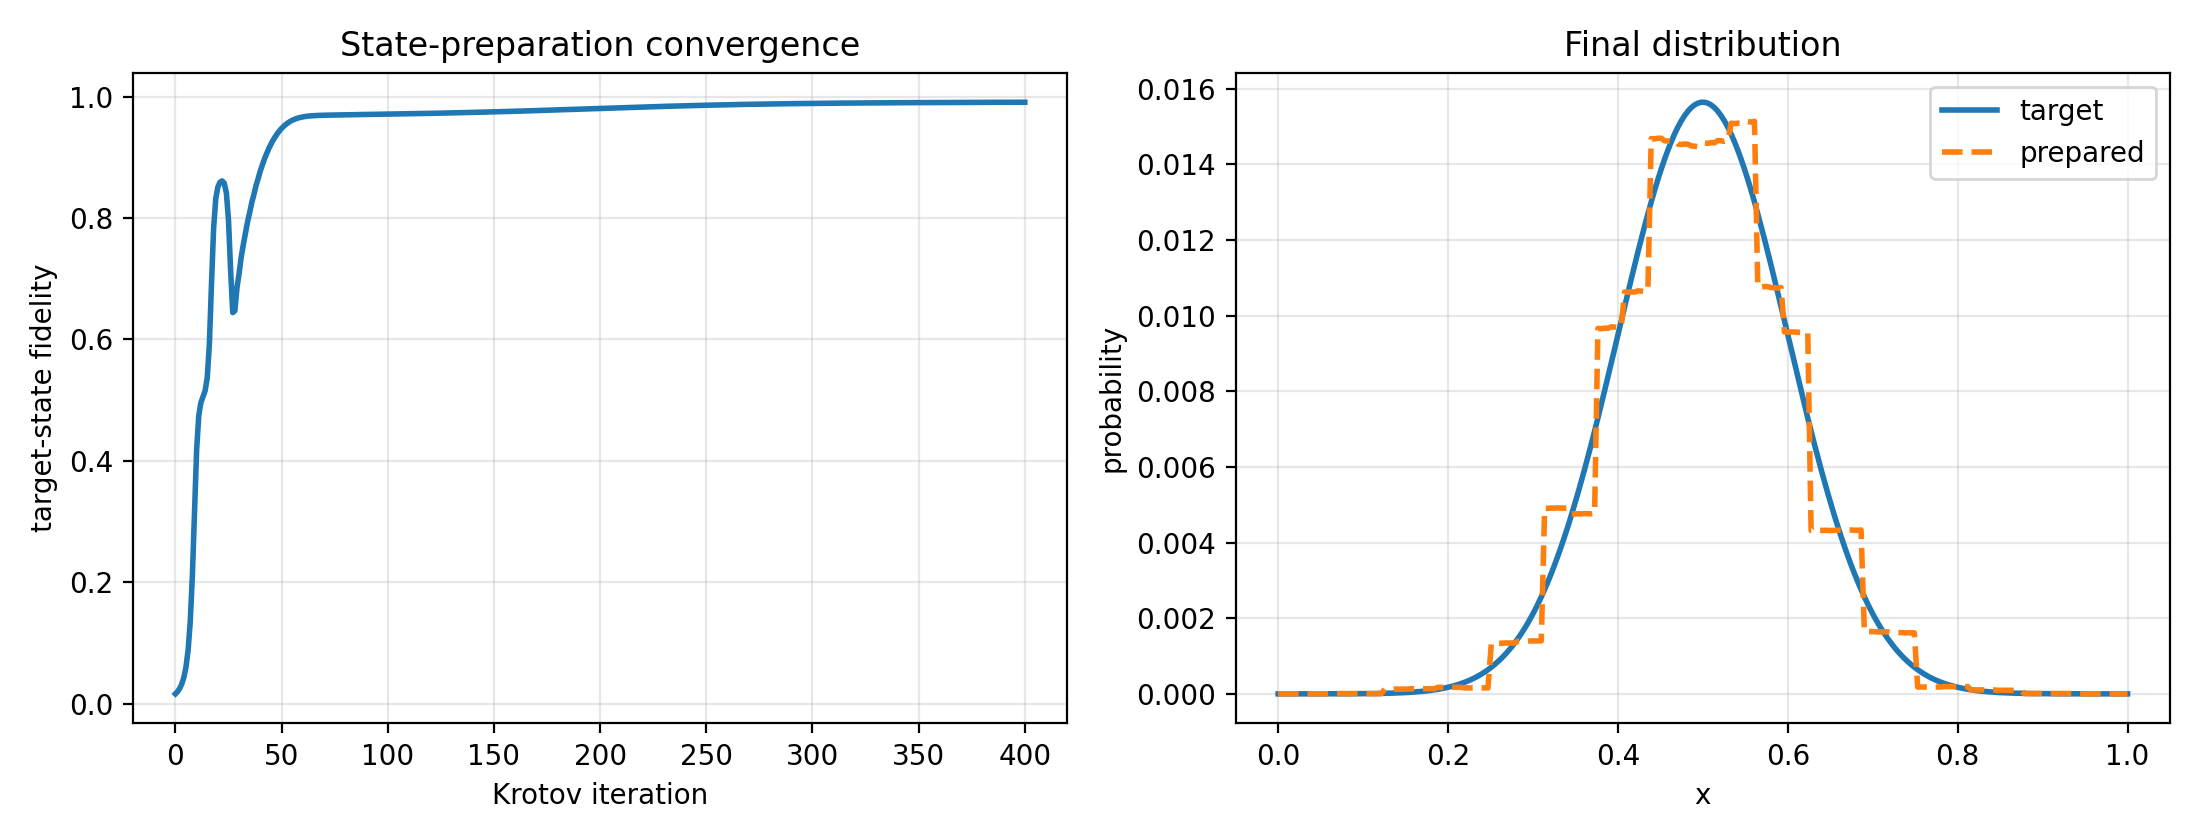

Python code for this plot:
# Copyright (c) 2025 - 2026 Chair for Design Automation, TUM
# All rights reserved.
#
# SPDX-License-Identifier: MIT
#
# Licensed under the MIT License

"""Prepare an 8-qubit Gaussian target state with deterministic Krotov optimization."""

from __future__ import annotations

import sys
from pathlib import Path

import matplotlib.pyplot as plt  # ty: ignore[unresolved-import]
import numpy as np

from mqt.yaqs.core.data_structures.mps import MPS
from mqt.yaqs.optimization import (
    KrotovOptions,
    ParameterizedCircuit,
    ParameterizedGate,
    state_preparation_metrics,
    train_krotov_state_preparation_batch,
)
from mqt.yaqs.optimization.krotov import forward_states

NUM_QUBITS = 8
NUM_LAYERS = 3
MU = 0.5
SIGMA = 0.1
RANDOM_SEED = 123
ENTANGLING_INIT_SCALE = 0.01
MAX_ITERATIONS = 400
BATCH_STEP_SIZE = 0.4
BATCH_DECAY = 0.005


def gaussian_target_state() -> tuple[np.ndarray, np.ndarray, np.ndarray]:
    """Build the normalized Gaussian target state from the requested parameters.

    Returns:
        Tuple ``(x, amplitudes, probabilities)``.
    """
    num_entries = 2**NUM_QUBITS
    x_grid = np.linspace(0.0, 1.0, num_entries)
    amplitudes = np.exp(-((x_grid - MU) ** 2) / (4.0 * SIGMA**2))
    amplitudes /= np.linalg.norm(amplitudes)
    probabilities = np.abs(amplitudes) ** 2
    return x_grid, amplitudes.astype(np.complex128), probabilities


def append_u3_layer(gates: list[ParameterizedGate], site: int, base_index: int) -> None:
    """Append a trainable ``rz-ry-rz`` one-qubit unitary."""
    gates.extend((
        ParameterizedGate("rz", (site,), param_index=base_index + 2),
        ParameterizedGate("ry", (site,), param_index=base_index),
        ParameterizedGate("rz", (site,), param_index=base_index + 1),
    ))


def append_two_qubit_block(gates: list[ParameterizedGate], left_site: int, right_site: int, base_index: int) -> None:
    """Append a trainable scalar KAK-style two-qubit block."""
    append_u3_layer(gates, left_site, base_index)
    append_u3_layer(gates, right_site, base_index + 3)
    gates.extend((
        ParameterizedGate("rxx", (left_site, right_site), param_index=base_index + 6),
        ParameterizedGate("ryy", (left_site, right_site), param_index=base_index + 7),
        ParameterizedGate("rzz", (left_site, right_site), param_index=base_index + 8),
    ))


def create_right_sweep_smpd_ansatz(num_qubits: int, num_layers: int) -> ParameterizedCircuit:
    """Create a Krotov-compatible scalar right-sweep SMPD-style ansatz.

    Each layer follows the right-canonical SMPD gate order: nearest-neighbor
    blocks from left to right, followed by a final one-qubit unitary on the last
    qubit. A trainable product-state layer is prepended to avoid starting nearly
    orthogonal to the localized target.

    Returns:
        Parameterized circuit with one scalar parameter per primitive gate.
    """
    gates: list[ParameterizedGate] = []
    parameter_index = 0

    for site in range(num_qubits):
        append_u3_layer(gates, site, parameter_index)
        parameter_index += 3

    for _layer in range(num_layers):
        for site in range(num_qubits - 1):
            append_two_qubit_block(gates, site, site + 1, parameter_index)
            parameter_index += 9
        append_u3_layer(gates, num_qubits - 1, parameter_index)
        parameter_index += 3

    return ParameterizedCircuit(num_qubits=num_qubits, gates=gates, num_params=parameter_index)


def initialize_near_target_peak(circuit: ParameterizedCircuit, target_probabilities: np.ndarray) -> np.ndarray:
    """Initialize the product layer at the target peak with small entangling noise.

    Returns:
        Initial trainable parameter vector.
    """
    peak_index = int(np.argmax(target_probabilities))
    theta = np.zeros(circuit.num_params, dtype=np.float64)
    for site in range(NUM_QUBITS):
        if (peak_index >> site) & 1:
            theta[3 * site] = np.pi

    rng = np.random.default_rng(RANDOM_SEED)
    theta[3 * NUM_QUBITS :] = rng.normal(
        scale=ENTANGLING_INIT_SCALE,
        size=circuit.num_params - 3 * NUM_QUBITS,
    )
    return theta


def final_statevector(circuit: ParameterizedCircuit, theta: np.ndarray) -> np.ndarray:
    """Evaluate the final optimized statevector.

    Returns:
        Dense final statevector.
    """
    states = forward_states(circuit, theta, np.array([], dtype=np.float64), MPS(NUM_QUBITS), KrotovOptions().truncation)
    return states[-1].to_vec()


def save_trace_csv(result_trace: dict[str, list[float | int | str]], output_path: Path) -> None:
    """Save the Krotov optimization trace."""

    def format_row(idx: int) -> str:
        return ",".join((
            str(result_trace["step"][idx]),
            str(result_trace["phase"][idx]),
            f"{float(result_trace['loss'][idx]):.16e}",
            f"{float(result_trace['fidelity'][idx]):.16e}",
            f"{float(result_trace['step_size'][idx]):.16e}",
            f"{float(result_trace['gradient_norm'][idx]):.16e}",
            f"{float(result_trace['update_norm'][idx]):.16e}",
        ))

    rows = ["iteration,phase,loss,fidelity,step_size,gradient_norm,update_norm"]
    rows.extend(format_row(idx) for idx in range(len(result_trace["step"])))
    output_path.write_text("\n".join(rows) + "\n", encoding="utf-8")


def save_plot(
    x_grid: np.ndarray,
    target_probabilities: np.ndarray,
    prepared_probabilities: np.ndarray,
    fidelities: np.ndarray,
    output_path: Path,
) -> None:
    """Save fidelity history and the final probability distribution comparison."""
    fig, axes = plt.subplots(1, 2, figsize=(11, 4.2))

    axes[0].plot(np.arange(len(fidelities)), fidelities, linewidth=2)
    axes[0].set_xlabel("Krotov iteration")
    axes[0].set_ylabel("target-state fidelity")
    axes[0].set_title("State-preparation convergence")
    axes[0].grid(alpha=0.3)

    axes[1].plot(x_grid, target_probabilities, linewidth=2, label="target")
    axes[1].plot(x_grid, prepared_probabilities, "--", linewidth=2, label="prepared")
    axes[1].set_xlabel("x")
    axes[1].set_ylabel("probability")
    axes[1].set_title("Final distribution")
    axes[1].grid(alpha=0.3)
    axes[1].legend()

    fig.tight_layout()
    fig.savefig(output_path, dpi=200)
    plt.close(fig)


def main() -> None:
    """Run the Krotov Gaussian state-preparation experiment."""
    x_grid, target_state, target_probabilities = gaussian_target_state()
    circuit = create_right_sweep_smpd_ansatz(NUM_QUBITS, NUM_LAYERS)
    initial_theta = initialize_near_target_peak(circuit, target_probabilities)

    initial_loss, initial_fidelity = state_preparation_metrics(circuit, initial_theta, target_state)
    options = KrotovOptions(
        max_iterations=MAX_ITERATIONS,
        batch_step_size=BATCH_STEP_SIZE,
        batch_schedule="inverse",
        batch_decay=BATCH_DECAY,
    )
    result = train_krotov_state_preparation_batch(
        circuit,
        target_state,
        initial_theta=initial_theta,
        options=options,
    )

    optimized_state = final_statevector(circuit, result.theta)
    prepared_probabilities = np.abs(optimized_state) ** 2
    final_loss = float(result.trace["loss"][-1])
    final_fidelity = float(result.trace["fidelity"][-1])

    output_dir = Path(__file__).parent
    trace_path = output_dir / "krotov_gaussian_smpd_state_preparation_trace.csv"
    plot_path = output_dir / "krotov_gaussian_smpd_state_preparation.png"
    save_trace_csv(result.trace, trace_path)
    save_plot(x_grid, target_probabilities, prepared_probabilities, np.asarray(result.trace["fidelity"]), plot_path)
    sys.stdout.write(
        "\n".join((
            f"num_qubits={NUM_QUBITS}, num_layers={NUM_LAYERS}",
            f"num_params={circuit.num_params}, num_gates={len(circuit.gates)}",
            f"initial_loss={initial_loss:.12f}, initial_fidelity={initial_fidelity:.12f}",
            f"final_loss={final_loss:.12f}, final_fidelity={final_fidelity:.12f}",
            f"trace_csv={trace_path}",
            f"plot_png={plot_path}",
            "",
        ))
    )


if __name__ == "__main__":
    main()
